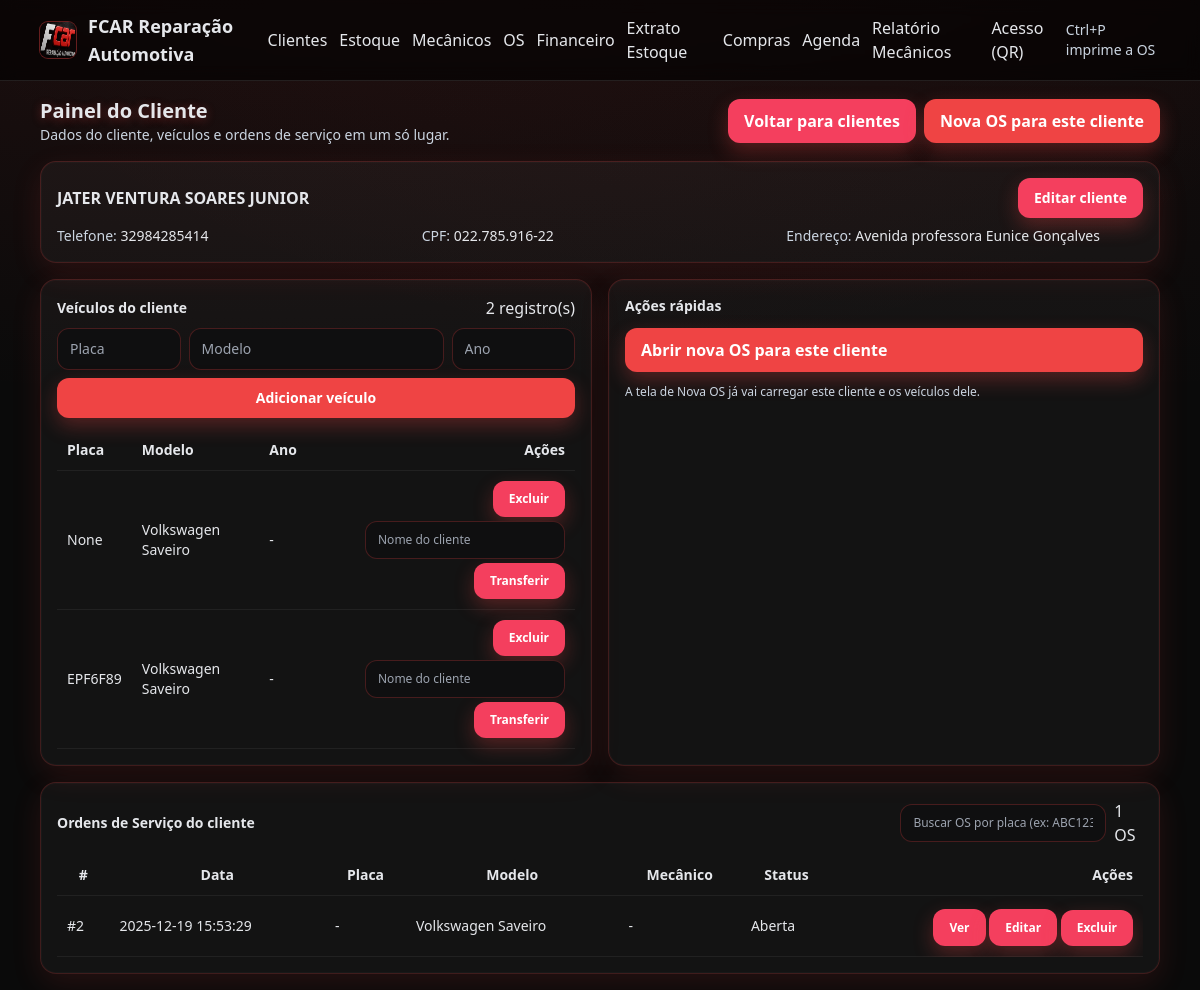
Before: /veiculos/1 (signed in) with the older database file.
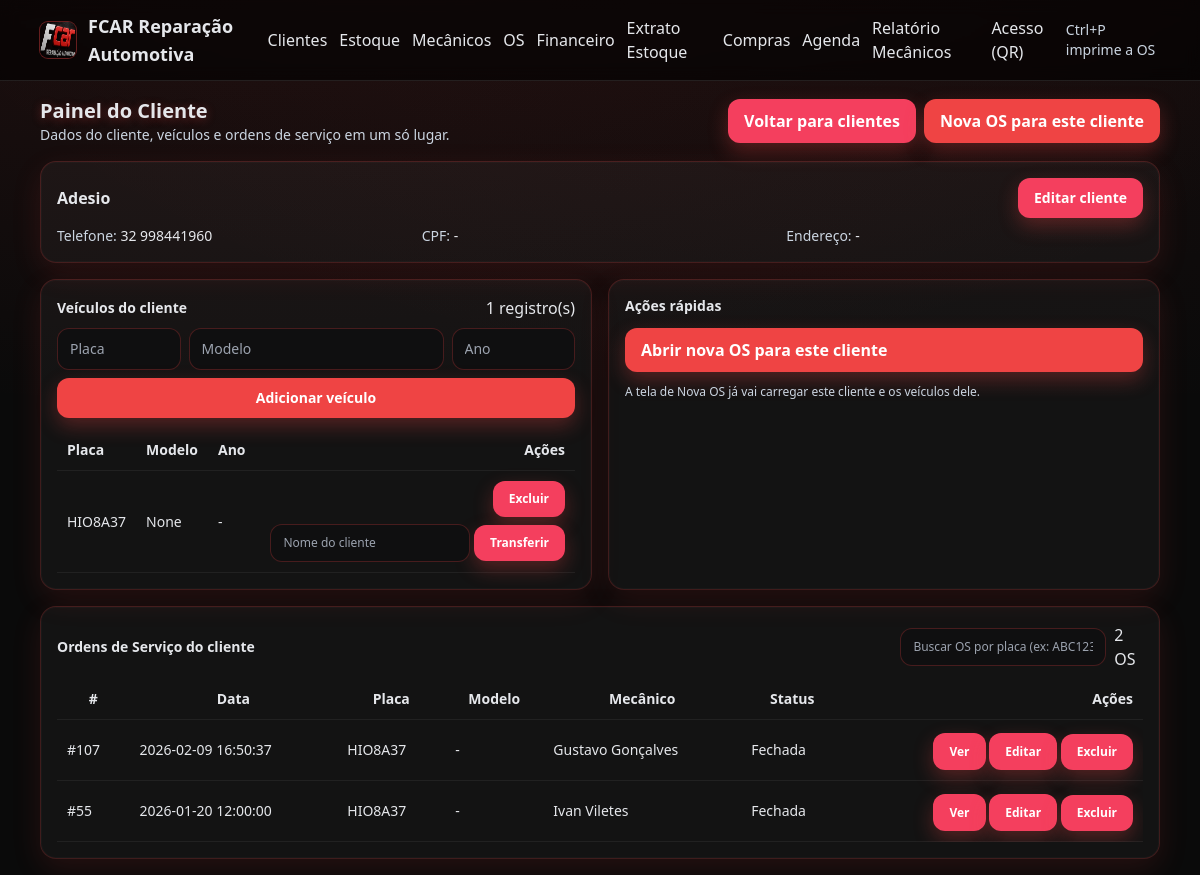
After: the same page with the newer database file.
### tables this page shows
CREATE TABLE clients(
    id INTEGER PRIMARY KEY AUTOINCREMENT,
    name TEXT NOT NULL,
    phone TEXT,
    cpf TEXT,
    address TEXT
);

CREATE TABLE vehicles(
    id INTEGER PRIMARY KEY AUTOINCREMENT,
    client_id INTEGER NOT NULL,
    plate TEXT,
    model TEXT,
    year INTEGER,
    FOREIGN KEY(client_id) REFERENCES clients(id)
);

CREATE TABLE orders(
    id INTEGER PRIMARY KEY AUTOINCREMENT,
    client_id INTEGER NOT NULL,
    vehicle_id INTEGER,
    created_at TEXT NOT NULL,
    status TEXT NOT NULL DEFAULT 'Aberta',
    notes TEXT,
    labor REAL NOT NULL DEFAULT 0,
    mechanic_id INTEGER,
    pay_method TEXT,
    pay_status TEXT,
    fin_tx_id INTEGER,
    FOREIGN KEY(client_id) REFERENCES clients(id),
    FOREIGN KEY(vehicle_id) REFERENCES vehicles(id),
    FOREIGN KEY(mechanic_id) REFERENCES mechanics(id)
);

CREATE TABLE mechanics(
    id INTEGER PRIMARY KEY AUTOINCREMENT,
    name TEXT NOT NULL
);

### app.py (the view, shortened to what this page needs)
@login_required
@app.route("/veiculos/<int:client_id>", methods=["GET","POST"])
def veiculos(client_id):
    db = get_db()
    c = db.execute("SELECT * FROM clients WHERE id=?", (client_id,)).fetchone()
    vs = db.execute("SELECT * FROM vehicles WHERE client_id=? ORDER BY id DESC", (client_id,)).fetchall()
    os_rows = db.execute(
        """
        SELECT o.id, o.created_at, o.status, v.plate, v.model,
               m.name AS mech
        FROM orders o
        LEFT JOIN vehicles v ON v.id=o.vehicle_id
        LEFT JOIN mechanics m ON m.id=o.mechanic_id
        WHERE o.client_id = ?
        ORDER BY o.id DESC
        """,
        (client_id,)
    ).fetchall()
    return render_template("veiculos.html", c=c, vs=vs, os_rows=os_rows, title="Veículos")

### app.py (called while the page is built)
def get_db():
    db = getattr(g, "_db", None)
    if db is None:
        try:
            d = os.path.dirname(DB_PATH)
            if d:
                os.makedirs(d, exist_ok=True)
        except Exception:
            pass
        db = g._db = sqlite3.connect(DB_PATH)
        db.row_factory = sqlite3.Row
    return db

@app.context_processor
def inject_flags():
    try:
        from flask import current_app
        has_acesso = ("acesso" in current_app.view_functions)
    except Exception:
        has_acesso = False
    username = session.get("username")
    return dict(has_acesso=has_acesso, username=username)

### templates/veiculos.html (shortened to what the changed rows need)
{% extends "base.html" %}
{% block body %}
<div class="flex flex-col gap-4">
  <div class="flex items-center justify-between">
    <div>
      <h1 class="text-xl font-semibold headline">Painel do Cliente</h1>
    </div>
  </div>
  <div class="glass p-4">
    <div class="flex items-center justify-between mb-2">
      <h2 class="font-semibold">{{ c.name }}</h2>
      <a href="{{ url_for('cliente_edit', cid=c.id) }}" class="btn alt text-sm">Editar cliente</a>
    </div>
    <div class="grid md:grid-cols-3 gap-2 text-sm">
      <div><span class="muted">Telefone:</span> {{ c.phone or '-' }}</div>
      <div><span class="muted">CPF:</span> {{ c.cpf or '-' }}</div>
      <div><span class="muted">Endereço:</span> {{ c.address or '-' }}</div>
    </div>
  </div>
  <div class="grid md:grid-cols-2 gap-4">
    <div class="glass p-4">
      <div class="flex items-center justify-between mb-2">
        <h2 class="font-semibold text-sm">Veículos do cliente</h2>
        <span class="tag">{{ vs|length }} registro(s)</span>
      </div>
      {% if vs %}
      <table class="text-sm w-full">
        <thead>
          <tr>
            <th class="text-left">Placa</th>
            <th class="text-left">Modelo</th>
            <th class="text-left">Ano</th>
            <th class="text-right">Ações</th>
          </tr>
        </thead>
        <tbody>
          {% for v in vs %}
          <tr>
            <td>{{ v.plate }}</td>
            <td>{{ v.model }}</td>
            <td>{{ v.year or '-' }}</td>
            <td class="text-right">
              <form method="post"
                    action="{{ url_for('veiculo_delete', client_id=c.id, vehicle_id=v.id) }}"
                    class="inline-block"
                    onsubmit="return confirm('Tem certeza que deseja excluir este veículo? As OS vão continuar, só sem o vínculo com o veículo.');">
                <button type="submit" class="btn alt text-xs">Excluir</button>
              </form>
              <form method="post"
                    action="{{ url_for('veiculo_transferir', client_id=c.id, vehicle_id=v.id) }}"
                    class="inline-block mt-1 client-transfer-form">
                <div class="relative inline-block">
                  <input type="text"
                         name="new_client_query"
                         class="field text-xs inline-block client-search-input"
                         placeholder="Nome do cliente">
                </div>
                <button type="submit" class="btn alt text-xs mt-1">
                  Transferir
                </button>
              </form>
            </td>
          </tr>
          {% endfor %}
        </tbody>
      </table>
      {% else %}
      <p class="muted text-sm">Nenhum veículo cadastrado ainda.</p>
      {% endif %}
    </div>
    <div class="glass p-4 flex flex-col gap-3">
      <h2 class="font-semibold text-sm">Ações rápidas</h2>
    </div>
  </div>
  <div class="glass p-4">
    <div class="flex items-center justify-between mb-2">
      <h2 class="font-semibold text-sm">Ordens de Serviço do cliente</h2>
      <div class="flex items-center gap-2">
        <input id="os-placa-filter"
               type="text"
               class="field text-xs"
               placeholder="Buscar OS por placa (ex: ABC1234)">
        <span class="tag">{{ os_rows|length }} OS</span>
      </div>
    </div>
    {% if os_rows %}
    <div class="overflow-x-auto">
      <table id="tabela-os-cliente" class="text-sm w-full">
        <thead>
          <tr>
            <th>#</th>
            <th>Data</th>
            <th>Placa</th>
            <th>Modelo</th>
            <th>Mecânico</th>
            <th>Status</th>
            <th class="text-right">Ações</th>
          </tr>
        </thead>
        <tbody>
          {% for o in os_rows %}
          <tr>
            <td>#{{ o.id }}</td>
            <td>{{ o.created_at }}</td>
            <td data-placa>{{ o.plate or '-' }}</td>
            <td>{{ o.model or '-' }}</td>
            <td>{{ o.mech or '-' }}</td>
            <td>{{ o.status }}</td>
            <td class="text-right">
              <a href="{{ url_for('os_view', os_id=o.id) }}" class="btn alt text-xs">Ver</a>
              <a href="{{ url_for('os_edit', os_id=o.id) }}" class="btn alt text-xs">Editar</a>
              <form method="post"
                    action="{{ url_for('os_delete', os_id=o.id) }}"
                    class="inline-block mt-1"
                    onsubmit="return confirm('Tem certeza que deseja excluir a OS #{{ o.id }}?');">
                <button type="submit" class="btn alt text-xs">Excluir</button>
              </form>
            </td>
          </tr>
          {% endfor %}
        </tbody>
      </table>
    </div>
    {% else %}
    <p class="muted text-sm">Ainda não há OS para este cliente.</p>
    {% endif %}
  </div>
</div>
{% endblock %}

Changed rows visible on the page:
no longer on this page (row edited): vehicles: plate "None", model "Volkswagen Saveiro", year "-"
no longer on this page (row edited): vehicles: plate "EPF6F89", model "Volkswagen Saveiro", year "-"
removed orders: id "2", created_at "2025-12-19 15:53:29", plate "-", model "Volkswagen Saveiro", mech "-", status "Aberta"
changed clients: name "JATER VENTURA SOARES JUNIOR" → "Adesio"; phone "32984285414" → "32 998441960"; cpf "022.785.916-22" → (not shown); address "Avenida professora Eunice Gonçalves" → (not shown)
now on this page (row edited): vehicles: plate "HIO8A37", model "None", year "-"
added orders: id "107", created_at "2026-02-09 16:50:37", plate "HIO8A37", model "-", name "Gustavo Gonçalves", status "Fechada"
now on this page (row edited): orders: id "55", created_at "2026-01-20 12:00:00", plate "HIO8A37", model "-", name "Ivan Viletes", status "Fechada"
Other visible differences:
{{ c.cpf or '-' }}: (not shown) → "-"
{{ c.address or '-' }}: (not shown) → "-"
{{ vs|length }}: "2" → "1"
{{ os_rows|length }}: "1" → "2"
